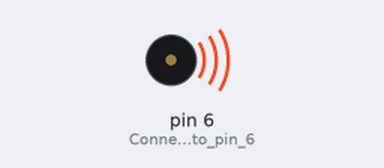
This sketch was run on a simulated Arduino Uno, built with avr-gcc and run on an emulated ATmega328P. On the bench: buzzer (waves = sounding).

Above: at 0.1 s.
Timing chart, 0 to 40.0 s (numbered marks = the images above):
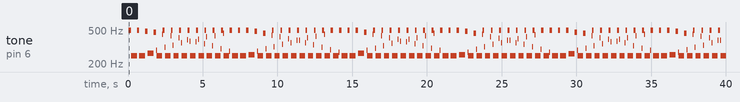

The sketch:

BuzzerDemo.ino
```cpp
//For Arduino Start kit
//Compatible with all Arduino version //Last updated 2011-1-13 //www.dfrobot.com
//Sound Demo

void setup() {
pinMode(6,OUTPUT);  //Connect buzzer to pin 6
}

void loop() {
  char i,j;
  while(1) //This is an endless loop
  {
    for(i=0;i<80;i++)
    {
    digitalWrite(6,HIGH);  //Make some sound for a bit
    delay(1);
    digitalWrite(6,LOW);   //Stop making sound
    delay(1);
    }

    for(i=0;i<100;i++) //Make another sound
    {
    digitalWrite(6,HIGH);
    delay(2);
    digitalWrite(6,LOW);
    delay(2);
    }
  }
}
```

Measured:
- by itself, tone on pin 6 (Connect_buzzer_to_pin_6): plays 496 Hz for 0.16 s, 249 Hz for 0.40 s, 496 Hz for 0.16 s, 249 Hz for 0.40 s, 483 Hz for 0.16 s, 268 Hz for 0.40 s … (241 notes in this stretch)
